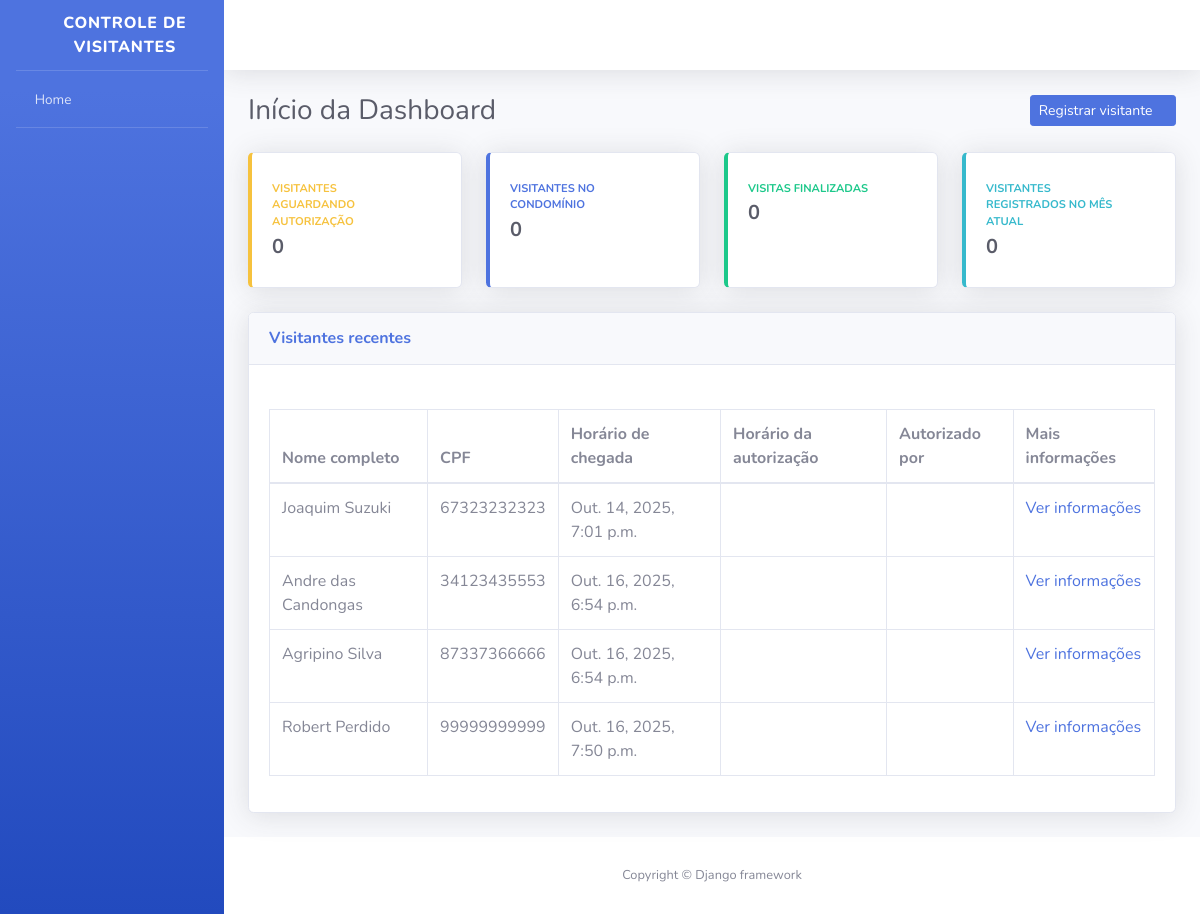
The page / on the database its author committed.
### visitantes/models.py (models this page shows, shortened)
class Visitante(models.Model):
    nome_completo = models.CharField(
        verbose_name="Nome Completo",
        max_length=150
    )
    cpf = models.CharField(
        verbose_name="CPF",
        max_length=11
    )
    data_nascimento = models.DateField(
        verbose_name="Data de Nascimento",
        auto_now_add=False,
        auto_now=False
    )
    numero_casa = models.PositiveSmallIntegerField(
        verbose_name="Número da casa a ser visitada"
    )
    placa_veiculo = models.CharField(
        verbose_name="Placa do Veículo",
        max_length=7,
        blank=True,
        null=True
    )
    horario_chegada = models.DateTimeField(
        verbose_name="Horário de Chegada na Portaria",
        auto_now_add=True
    )
    horario_saida = models.DateTimeField(
        verbose_name="Horário de Saída do Condomínio",
        auto_now=False,
        blank=True,
        null=True
    )
    horario_autorizacao = models.DateTimeField(
        verbose_name="Horário de Autorização de Entrada",
        auto_now=False,
        blank=True,
        null=True
    )
    morador_responsavel = models.CharField(
        verbose_name="Nome do Morador Renponsável por Autorizar a Entrada",
        max_length=50,
        blank=True
    )
    registrado_por = models.ForeignKey(
        "porteiros.Porteiro",
        verbose_name="Porteiro Responsável pelo Registro",
        on_delete=models.PROTECT
    )
    class Meta:
        verbose_name = "Visitante"
        verbose_name_plural = "Visitantes"
        db_table = "visitante"

### dashboard/views.py (the view)
# urls.py: path('', index, name="index"),
def index(request):
    total_visitantes = Visitante.objects.all()
    total_porteiros = Porteiro.objects.all()
    context = {
        'nome_pagina': 'Início da Dashboard',
        'total_visitantes': total_visitantes,
        'total_porteiros': total_porteiros
    }
    return render(request, "index.html", context)

### templates/index.html
{% extends "base.html" %}
{% block conteudo %}
<div class="container-fluid">
    <div class="d-sm-flex align-items-center justify-content-between mb-4">
        <h1 class="h3 mb-0 text-gray-800">{{ nome_pagina }}</h1>
        <a href="{% url 'registrar_visitante' %}" class="btn btn-primary btn-icon-spit btn-sm">
            <span class="text">Registrar visitante</span>
            <span class="icon text-white-50">
              <i class="fas fa-user-plus"></i>
            </span>
        </a>
    </div>
    <div class="row">
        <div class="col-xl-3 col-md-6 mb-4">
            <div class="card border-left-warning shadow h-100 py-2">
                <div class="card-body">
                    <div class="row no-gutters align-items-center">
                        <div class="col mr-2">
                            <div class="text-xs font-weight-bold text-warning text-uppercase mb-1">Visitantes aguardando autorização</div>
                            <div class="h5 mb-0 font-weight-bold text-gray-800">0</div>
                        </div>
                        <div class="col-auto">
                            <i class="fas fa-user-lock fa-2x text-gray-300"></i>
                        </div>
                    </div>
                </div>
            </div>
        </div>
        <div class="col-xl-3 col-md-6 mb-4">
            <div class="card border-left-primary shadow h-100 py-2">
                <div class="card-body">
                    <div class="row no-gutters align-items-center">
                        <div class="col mr-2">
                            <div class="text-xs font-weight-bold text-primary text-uppercase mb-1">Visitantes no condomínio</div>
                            <div class="h5 mb-0 font-weight-bold text-gray-800">0</div>
                        </div>
                        <div class="col-auto">
                            <i class="fas fa-user-clock fa-2x text-gray-300"></i>
                        </div>
                    </div>
                </div>
            </div>
        </div>
        <div class="col-xl-3 col-md-6 mb-4">
            <div class="card border-left-success shadow h-100 py-2">
                <div class="card-body">
                    <div class="row no-gutters align-items-center">
                        <div class="col mr-2">
                            <div class="text-xs font-weight-bold text-success text-uppercase mb-1">Visitas finalizadas</div>
                            <div class="h5 mb-0 font-weight-bold text-gray-800">0</div>
                        </div>
                        <div class="col-auto">
                            <i class="fas fa-user-check fa-2x text-gray-300"></i>
                        </div>
                    </div>
                </div>
            </div>
        </div>
        <div class="col-xl-3 col-md-6 mb-4">
            <div class="card border-left-info shadow h-100 py-2">
                <div class="card-body">
                    <div class="row no-gutters align-items-center">
                        <div class="col mr-2">
                            <div class="text-xs font-weight-bold text-info text-uppercase mb-1">Visitantes registrados no mês atual</div>
                            <div class="h5 mb-0 font-weight-bold text-gray-800">0</div>
                        </div>
                        <div class="col-auto">
                            <i class="fas fa-users fa-2x text-gray-300"></i>
                        </div>
                    </div>
                </div>
            </div>
        </div>
    </div>
    <div class="card shadow mb-4">
        <div class="card-header py-3 d-sm-flex align-items-center justify-content-between mb-4">
            <h6 class="m-0 font-weight-bold text-primary">Visitantes recentes</h6>
        </div>
        <div class="card-body">
            <div class="table-responsive">
                <table class="table table-bordered">
                    <thead>
                        <th>Nome completo</th>
                        <th>CPF</th>
                        <th>Horário de chegada</th>
                        <th>Horário da autorização</th>
                        <th>Autorizado por</th>
                        <th>Mais informações</th>
                    </thead>
                    <tbody>
                        {% for variavel in total_visitantes %}
                        <tr>
                            <td>{{ variavel.nome_completo }}</td>
                            <td>{{ variavel.cpf }}</td>
                            <td>{{ variavel.horario_chegada }}</td>
                            <td>{{ variavel.get_horario_autorizacao }}</td>
                            <td>{{ variavel.get_morador_responsavel }}</td>
                            <td>
                                <a href="#" >
                                    Ver informações
                                </a>
                            </td>
                        </tr>
                        {% endfor %}
                    </tbody>
                </table>
            </div>
        </div>
    </div>
</div>
{% endblock conteudo %}

### rows shown on the page
Visitante: nome_completo "Joaquim Suzuki", cpf "67323232323", horario_chegada "Out. 14, 2025, 7:01 p.m."
Visitante: nome_completo "Andre das Candongas", cpf "34123435553", horario_chegada "Out. 16, 2025, 6:54 p.m."
Visitante: nome_completo "Agripino Silva", cpf "87337366666", horario_chegada "Out. 16, 2025, 6:54 p.m."
Visitante: nome_completo "Robert Perdido", cpf "99999999999", horario_chegada "Out. 16, 2025, 7:50 p.m."

### other values the page prints
{{ nome_pagina }} "Início da Dashboard"
